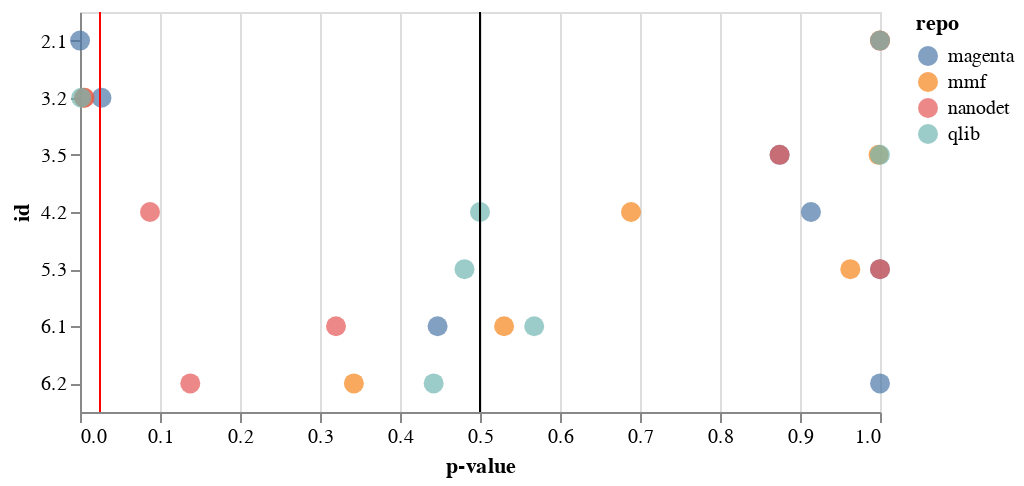

Notebook source saved alongside this figure:
### Code cell
base = alt.Chart(
    p_value.melt(
        var_name="id", 
        ignore_index=False
    ).reset_index()
).transform_calculate(
    benchmark="0.5",
    threshold="0.025",
)

point = base.mark_point(
    filled=True,
    size=100,
).encode(
    x=alt.X('value:Q').title("p-value"),
    y='id:N',
    color='repo'
).properties(
    height=200,
    width=400
)

point \
+ base.mark_rule(color='black').encode(x="benchmark:Q") \
+ base.mark_rule(color='red').encode(x="threshold:Q")
#point

### Figure 1 — Vega-Lite specification as saved in the notebook (floating-point values rounded to 4 significant figures)
{"config": {"view": {"continuousWidth": 300, "continuousHeight": 300}}, "layer": [{"mark": {"type": "point", "filled": true, "size": 100}, "encoding": {"color": {"field": "repo", "type": "nominal"}, "x": {"field": "value", "title": "p-value", "type": "quantitative"}, "y": {"field": "id", "type": "nominal"}}, "transform": [{"calculate": "0.5", "as": "benchmark"}, {"calculate": "0.025", "as": "threshold"}]}, {"mark": {"type": "rule", "color": "black"}, "encoding": {"x": {"field": "benchmark", "type": "quantitative"}}, "transform": [{"calculate": "0.5", "as": "benchmark"}, {"calculate": "0.025", "as": "threshold"}]}, {"mark": {"type": "rule", "color": "red"}, "encoding": {"x": {"field": "threshold", "type": "quantitative"}}, "transform": [{"calculate": "0.5", "as": "benchmark"}, {"calculate": "0.025", "as": "threshold"}]}], "data": {"name": "data-e2d5b65a1bce0fe04ad574f2b36a007e"}, "height": 200, "width": 400, "$schema": "https://vega.github.io/schema/vega-lite/v5.17.0.json", "datasets": {"data-e2d5b65a1bce0fe04ad574f2b36a007e": [{"repo": "magenta", "id": "2.1", "value": 4.434e-05}, {"repo": "mmf", "id": "2.1", "value": 1.0}, {"repo": "nanodet", "id": "2.1", "value": 1.0}, {"repo": "qlib", "id": "2.1", "value": 1.0}, {"repo": "magenta", "id": "3.2", "value": 0.02685}, {"repo": "mmf", "id": "3.2", "value": 0.004858}, {"repo": "nanodet", "id": "3.2", "value": 0.005699}, {"repo": "qlib", "id": "3.2", "value": 0.001493}, {"repo": "magenta", "id": "3.5", "value": 0.8745}, {"repo": "mmf", "id": "3.5", "value": 0.9982}, {"repo": "nanodet", "id": "3.5", "value": 0.8745}, {"repo": "qlib", "id": "3.5", "value": 0.9999}, {"repo": "magenta", "id": "4.2", "value": 0.9137}, {"repo": "mmf", "id": "4.2", "value": 0.6887}, {"repo": "nanodet", "id": "4.2", "value": 0.08749}, {"repo": "qlib", "id": "4.2", "value": 0.5}, {"repo": "magenta", "id": "5.3", "value": 1.0}, {"repo": "mmf", "id": "5.3", "value": 0.9629}, {"repo": "nanodet", "id": "5.3", "value": 1.0}, {"repo": "qlib", "id": "5.3", "value": 0.4806}, {"repo": "magenta", "id": "6.1", "value": 0.447}, {"repo": "mmf", "id": "6.1", "value": 0.5301}, {"repo": "nanodet", "id": "6.1", "value": 0.32}, {"repo": "qlib", "id": "6.1", "value": 0.5677}, {"repo": "magenta", "id": "6.2", "value": 1.0}, {"repo": "mmf", "id": "6.2", "value": 0.3423}, {"repo": "nanodet", "id": "6.2", "value": 0.1379}, {"repo": "qlib", "id": "6.2", "value": 0.4421}]}}
